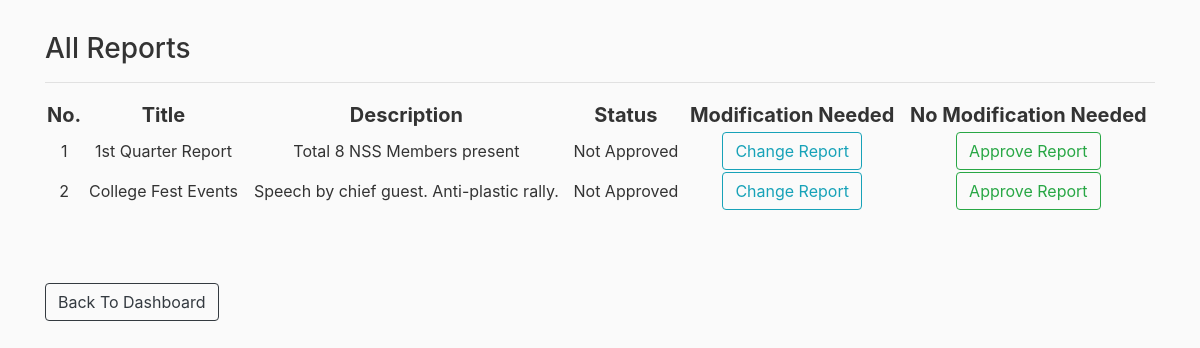
/cp_reports (signed in), run on the app's committed database.
### rbac/models.py (models this page shows)
class Report(db.Model):
    id = db.Column(db.Integer, primary_key=True)
    title = db.Column(db.String(50), nullable=False)
    description = db.Column(db.String(200), nullable=False)
    status = db.Column(db.String(20), nullable=False) #0=not approved; 1=approved; 2=make changes

### rbac/routes.py (the view)
@app.route("/cp_reports", methods=['GET','POST'])
@login_required
def cp_reports():
    if get_role(current_user) != 'CP':
        return redirect(url_for('home'))
    reports = Report.query.all()
    return render_template('cp_reports.html',reports=reports)

### rbac/models.py (called while the page is built)
@login_manager.user_loader
def load_user(user_id):
    return User.query.get(int(user_id))

### rbac/templates/cp_reports.html
{% extends "layout.html" %}
{% block content %}
    <h3>All Reports</h3>
    <table style="width: 100%; text-align: center;">
        <tr style="font-size: 20px;">
                <th>No.</th>
                <th>Title</th>
                <th>Description</th>
                <th>Status</th>
                <th>Modification Needed</th>
                <th>No Modification Needed</th>
        </tr>
        <hr>
        {% for report in reports %}
            <tr>
                <td>{{ loop.index }}</td>
                <td>{{ report.title }}</td>
                <td>{{ report.description }}</td>
                <td>
                    {% if report.status == '1' %}
                        Approved
                    {% elif report.status == '0' %}
                        Not Approved
                    {% elif report.status == '2' %}
                        Changes Needed
                    {% endif %}
                </td>
                <td><a class="btn btn-outline-info" role="button" href="{{ url_for('change_report',id=report.id)}}">Change Report</a></td>
                <td><a class="btn btn-outline-success" role="button" href="{{ url_for('approve_report',id=report.id)}}">Approve Report</a></td>
            </tr>
        {% endfor %}
    </table>
    <br><br><br>
    <a href="{{ url_for('cp_dashboard') }}" class="btn btn-outline-dark" >Back To Dashboard</a>
{% endblock content %}

### rbac/static/main.css (style rules this page uses)
body { background: #fafafa; color: #333333; margin-top: 2rem; }

### data on the page
Report: title "1st Quarter Report", description "Total 8 NSS Members present", status "Not Approved"
Report: title "College Fest Events", description "Speech by chief guest. Anti-plastic rally.", status "Not Approved"
